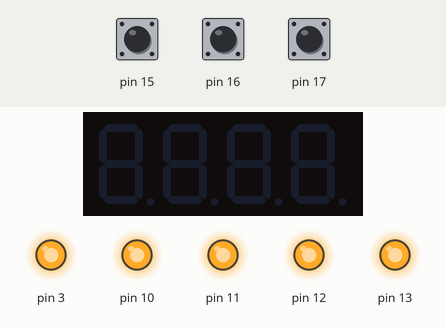
Simulated run of this sketch. Board: Arduino Uno, built with avr-gcc and run on an emulated ATmega328P. Parts: 4-digit seven-segment display, output pins drawn as LEDs (lit = HIGH). The test bench sets the inputs (shaded band); at power-on: pin 15 HIGH, pin 16 HIGH, pin 17 HIGH.

Above: at 1.6 s.
At 3.12 s:
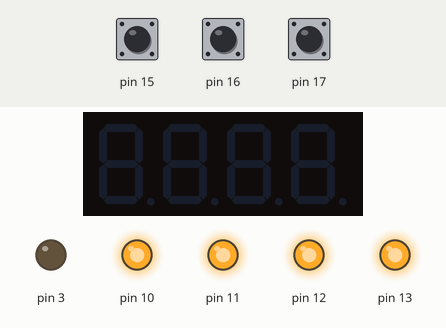
Timing chart, 0 to 4.0 s (numbered marks = the images above):
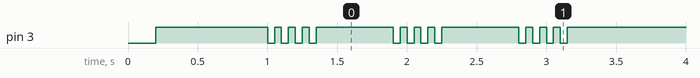

Measured:
- by itself, pin 3: repeats every 0.90 s: 3 × (HIGH 0.05 s, LOW 0.05 s), HIGH 0.55 s, LOW 0.05 s, until it stays HIGH from 3.2 s
- by itself, everything shown: repeats every 0.90 s, in 8 steps

The sketch:

sketch.ino
```cpp
#include <TimerOne.h>
#include <Wire.h>
#include <MultiFuncShield.h>
void setup() {
 // put your setup code here, to run once:
 Timer1.initialize();
 MFS.initialize(&Timer1); // initialize multi-function shield library

 // NOTE beep control is performed in the background, i.e. beep() is non blocking.

 // short beep for 200 milliseconds
 MFS.beep();

 delay(1000);

 // 4 short beeps, repeated 3 times.
 MFS.beep(5, // beep for 50 milliseconds
 5, // silent for 50 milliseconds
 4, // repeat above cycle 4 times
 3, // loop 3 times
 50 // wait 500 milliseconds between loop
 );
}
void loop() {
 // put your main code here, to run repeatedly:
}
```
